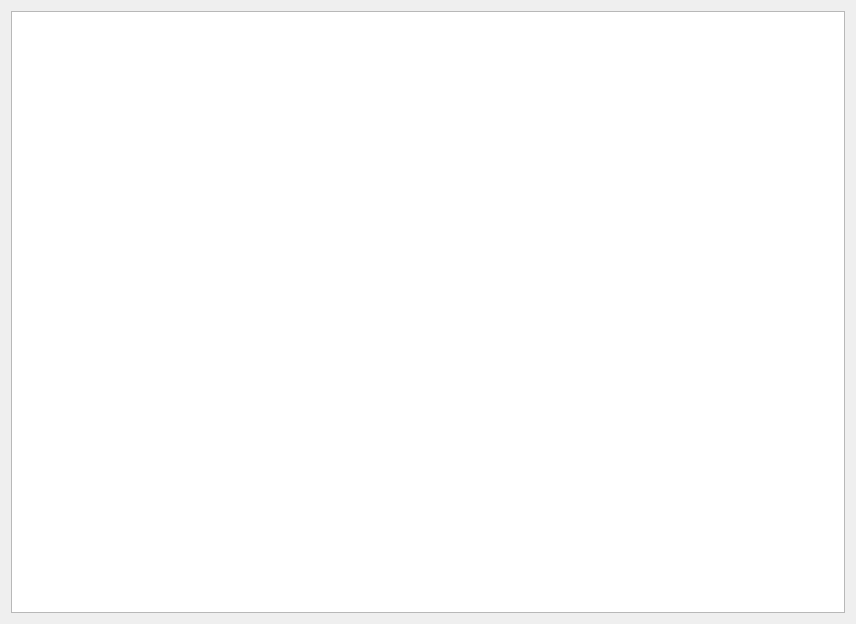
<?xml version="1.0" encoding="UTF-8"?>
<ui version="4.0">
 <class>Form</class>
 <widget class="QWidget" name="Form">
  <property name="geometry">
   <rect>
    <x>0</x>
    <y>0</y>
    <width>856</width>
    <height>624</height>
   </rect>
  </property>
  <property name="windowTitle">
   <string>Time Plot</string>
  </property>
  <layout class="QVBoxLayout" name="verticalLayout">
   <item>
    <widget class="PyDMTimePlot" name="pydmTimePlot">
     <property name="sizePolicy">
      <sizepolicy hsizetype="Expanding" vsizetype="Expanding">
       <horstretch>0</horstretch>
       <verstretch>0</verstretch>
      </sizepolicy>
     </property>
     <property name="minimumSize">
      <size>
       <width>0</width>
       <height>300</height>
      </size>
     </property>
     <property name="maximumSize">
      <size>
       <width>16777215</width>
       <height>16777215</height>
      </size>
     </property>
     <property name="toolTip">
      <string/>
     </property>
     <property name="whatsThis">
      <string>Plots a channel vs time.</string>
     </property>
     <property name="title" stdset="0">
      <string>Time Plot</string>
     </property>
     <property name="curves">
      <stringlist>
       <string>{&quot;channel&quot;: &quot;ca://MTEST:MeanValue&quot;, &quot;name&quot;: &quot;Curve 1&quot;, &quot;color&quot;: &quot;white&quot;, &quot;lineStyle&quot;: 1, &quot;lineWidth&quot;: 1, &quot;symbol&quot;: null, &quot;symbolSize&quot;: 10}</string>
       <string>{&quot;channel&quot;: &quot;ca://MTEST:MinValue&quot;, &quot;name&quot;: &quot;Curve 2&quot;, &quot;color&quot;: &quot;red&quot;, &quot;lineStyle&quot;: 3, &quot;lineWidth&quot;: 2, &quot;symbol&quot;: null, &quot;symbolSize&quot;: 10}</string>
       <string>{&quot;channel&quot;: &quot;ca://MTEST:MaxValue&quot;, &quot;name&quot;: &quot;Curve 3&quot;, &quot;color&quot;: &quot;dodgerblue&quot;, &quot;lineStyle&quot;: 1, &quot;lineWidth&quot;: 1, &quot;symbol&quot;: null, &quot;symbolSize&quot;: 10}</string>
      </stringlist>
     </property>
     <property name="bufferSize">
      <number>3000</number>
     </property>
     <property name="updatesAsynchronously">
      <bool>false</bool>
     </property>
     <property name="timeSpan">
      <double>30.000000000000000</double>
     </property>
     <property name="updateInterval">
      <double>0.015000000000000</double>
     </property>
    </widget>
   </item>
  </layout>
 </widget>
 <customwidgets>
  <customwidget>
   <class>PyDMTimePlot</class>
   <extends>QGraphicsView</extends>
   <header>pydm.widgets.timeplot</header>
  </customwidget>
 </customwidgets>
 <resources/>
 <connections/>
</ui>
